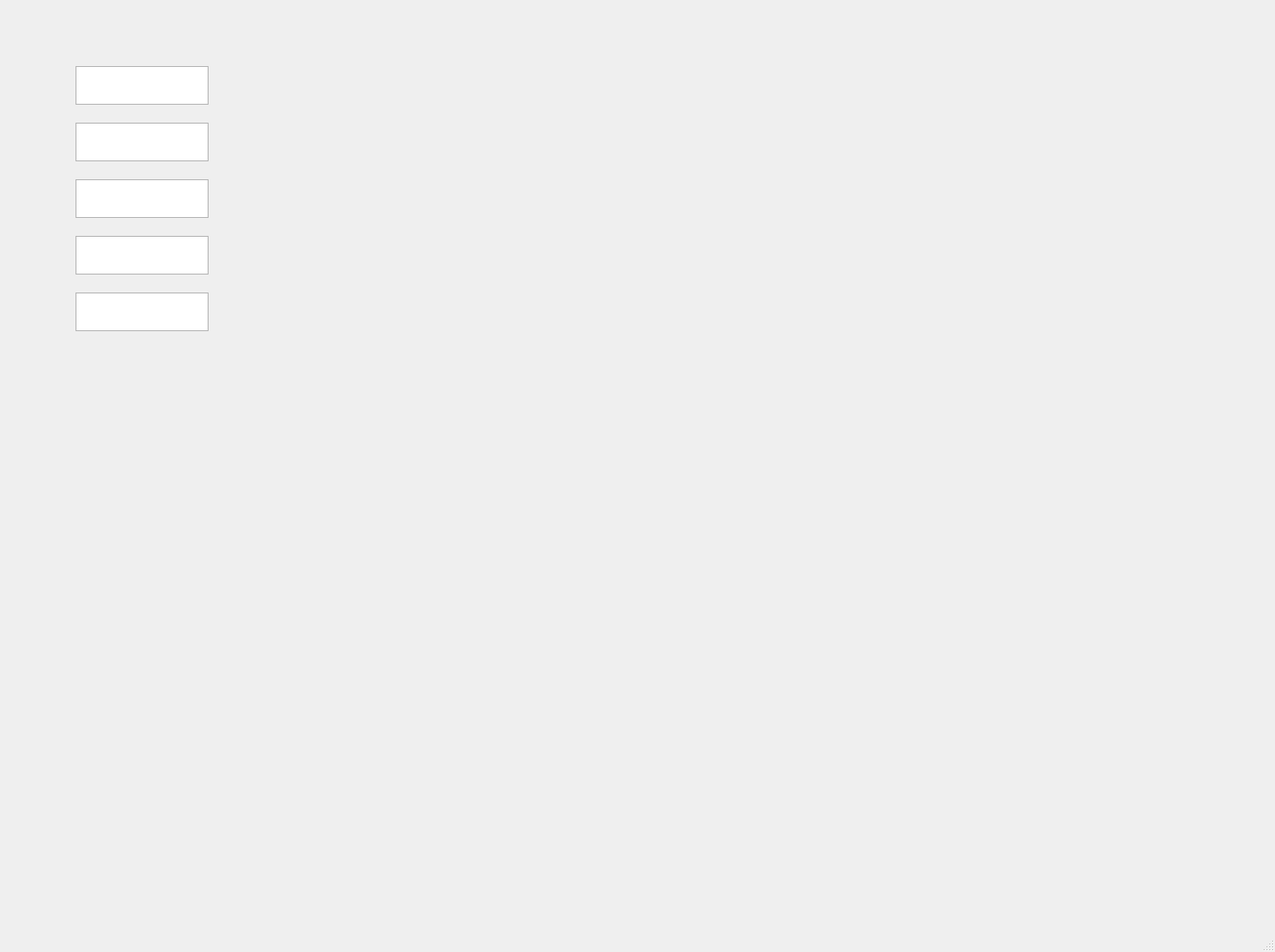
<?xml version="1.0" encoding="UTF-8"?>
<ui version="4.0">
 <class>MainWindow</class>
 <widget class="QMainWindow" name="MainWindow">
  <property name="geometry">
   <rect>
    <x>0</x>
    <y>0</y>
    <width>1351</width>
    <height>1009</height>
   </rect>
  </property>
  <property name="windowTitle">
   <string>MainWindow</string>
  </property>
  <widget class="QWidget" name="centralwidget">
   <widget class="QTextBrowser" name="textBrowser">
    <property name="geometry">
     <rect>
      <x>80</x>
      <y>70</y>
      <width>141</width>
      <height>41</height>
     </rect>
    </property>
   </widget>
   <widget class="QTextBrowser" name="textBrowser_2">
    <property name="geometry">
     <rect>
      <x>80</x>
      <y>130</y>
      <width>141</width>
      <height>41</height>
     </rect>
    </property>
   </widget>
   <widget class="QTextBrowser" name="textBrowser_3">
    <property name="geometry">
     <rect>
      <x>80</x>
      <y>190</y>
      <width>141</width>
      <height>41</height>
     </rect>
    </property>
   </widget>
   <widget class="QTextBrowser" name="textBrowser_4">
    <property name="geometry">
     <rect>
      <x>80</x>
      <y>250</y>
      <width>141</width>
      <height>41</height>
     </rect>
    </property>
   </widget>
   <widget class="QTextBrowser" name="textBrowser_5">
    <property name="geometry">
     <rect>
      <x>80</x>
      <y>310</y>
      <width>141</width>
      <height>41</height>
     </rect>
    </property>
   </widget>
  </widget>
  <widget class="QMenuBar" name="menubar">
   <property name="geometry">
    <rect>
     <x>0</x>
     <y>0</y>
     <width>1351</width>
     <height>26</height>
    </rect>
   </property>
  </widget>
  <widget class="QStatusBar" name="statusbar"/>
 </widget>
 <resources/>
 <connections/>
</ui>
